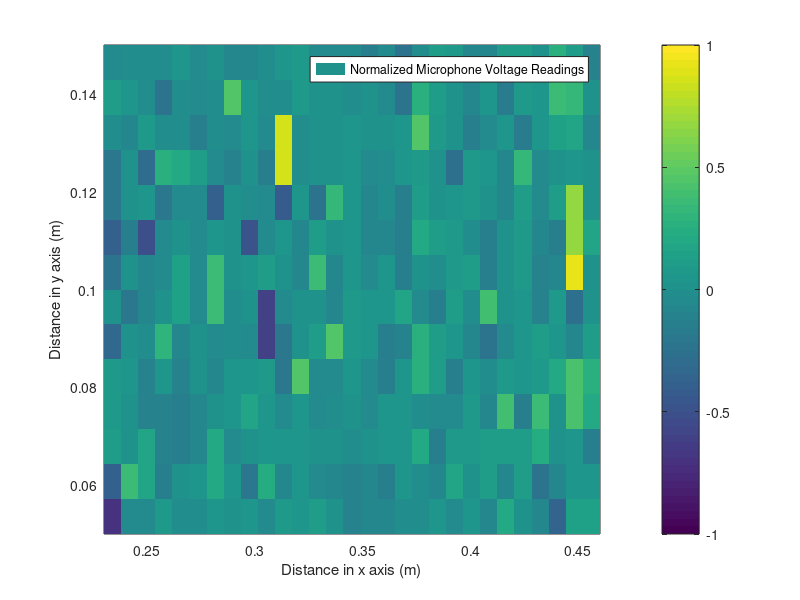

Write MATLAB code to recreate this figure. (Note: this script raises an error after producing the figure.)
clear all; close all;

load('lab5pt2.mat');

%% Question 8

filename = 'scanning.gif';

for k=1:10:588
    

    data = zeros(30, 15);

    for i = 1:30
        for j = 1:15
        
            data(i, j) = recMatrix_sig(k, i, j);
    
        end
    end

    data(1, 15) = data(1, 14);
    nordata = data./max(max(data));

    x = linspace(0.46, 0.23, 30);
    y = linspace(0.15, 0.05, 15);


    pcolor(x, y, nordata'); colorbar; shading flat;
    xlabel('Distance in x axis (m)'); ylabel('Distance in y axis (m)');
    legend('Normalized Microphone Voltage Readings');
    caxis([-1 1]);
    pause(0.5);
    drawnow;

    frame = getframe(); % You can either remove the argument h
    % or define a figure above, e.g., h=figure(01);
    im = frame2im(frame);
    [imind,cm] = rgb2ind(im,256);
    % Write to the GIF File
    if k == 1
        imwrite(imind,cm,filename,'gif', 'Loopcount',inf);
    else
        imwrite(imind,cm,filename,'gif','WriteMode','append');
    end
end